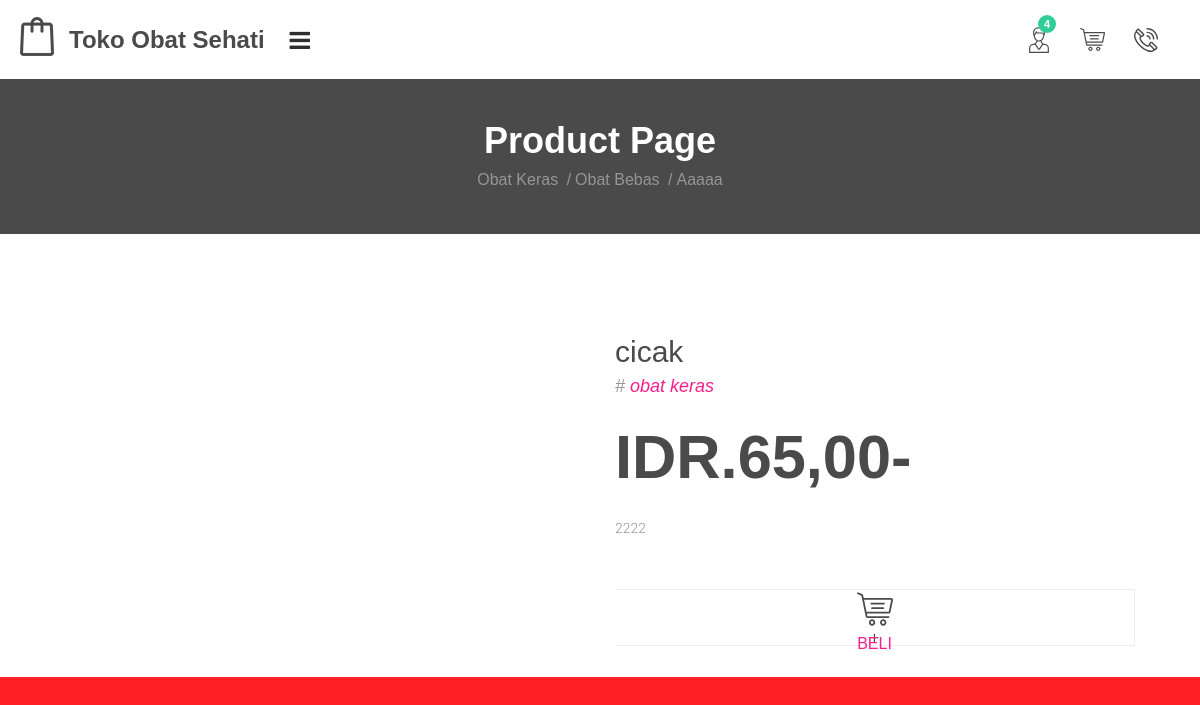
/product.php?cari=produk&kd_produk=5467, run on the app's committed database.
### tables this page shows
CREATE TABLE `jenis` (
  `kd_jenis` char(20) NOT NULL,
  `n_jenis` char(20) NOT NULL,
  `deskripsi` longtext
);

CREATE TABLE `produk` (
  `kd_produk` char(20) NOT NULL,
  `nama` char(30) NOT NULL,
  `foto_file` varchar(99) NOT NULL,
  `kd_jenis` char(20) NOT NULL,
  `harga` char(20) NOT NULL,
  `deskripsi` longtext NOT NULL,
  `quantity` int(11) DEFAULT NULL
);

### product.php (the view, shortened to what this page needs)
<?php
include 'aksinya/fungsi.php';
?>
<!DOCTYPE html>
<html lang="en">
<head>
    <link rel="stylesheet" type="text/css" href="styles/bootstrap-4.1.2/bootstrap.min.css">
    <link href="plugins/font-awesome-4.7.0/css/font-awesome.min.css" rel="stylesheet" type="text/css">
    <link rel="stylesheet" type="text/css" href="plugins/flexslider/flexslider.css">
    <link rel="stylesheet" type="text/css" href="styles/product.css">
    <link rel="stylesheet" type="text/css" href="styles/product_responsive.css">
</head>
<body>
<div class="super_container">
    <?php
    include 'head.php';
    ?>
	<div class="super_container_inner">
		<div class="home">
			<div class="home_container d-flex flex-column align-items-center justify-content-end">
				<div class="home_content text-center">
					<div class="home_title">Product Page</div>
					<div class="breadcrumbs d-flex flex-column align-items-center justify-content-center">
						<ul class="d-flex flex-row align-items-start justify-content-start text-center">
                            <?php
                            list_kategori();
                            ?>
						</ul>
					</div>
				</div>
			</div>
		</div>
		<div class="product" ">
			<div class="container">
				<div class="row">
					<div class="col-lg-6">
                                <?php
                                $kd_produk = $_GET['kd_produk'];
                                $cekproduk = mysqli_query($koneksi,"SELECT * FROM produk where kd_produk='$kd_produk'");
                                $product = mysqli_fetch_object($cekproduk);
                                ?>
					</div>
					<div class="col-lg-6 product_col">
						<div class="product_info">
							<div class="product_name"><?= $product->nama;?></div>
							<div class="product_category">#<a href="kategori.php?cari=kategori&kd_jenis=<?=$product->kd_jenis?>">
                                    <?php
                                    $que = mysqli_query($koneksi,"select * from jenis where kd_jenis='$product->kd_jenis'");
                                    while ($cat = mysqli_fetch_object($que)) {
                                    ?><?=$cat->n_jenis?>
                                </a><?php
                                }
                                ?></div>
							<div class="product_price"><?=format_rupiah($product->harga);?><span></span></div>
							<div class="product_text">
								<p><?=$product->deskripsi;?></p>
							</div>
							<div class="product_buttons">
								<div class="text-right d-flex flex-row align-items-start justify-content-start">
                                    <div style="width: 100%;" class="product_button product_cart text-center d-flex flex-column align-items-center justify-content-center">
										<div>
                                            <div><a alt="" href="cart.php?act=add&amp;kd_produk=<?=$product->kd_produk;?>&amp;ref=index.php" ><img src="images/cart.svg" class="svg">BELI</a></div>+</div></div></div>
									</div>
								</div>
							</div>
						</div>
					</div>
				</div>
			</div>
</body>
</html>

### aksinya/fungsi.php (shortened to what this page needs)
<?php
function query($qry) {
    $result = mysqli_query($GLOBALS["___mysqli_ston"], $qry) or die("Gagal melakukan query pada :
	 <br>$qry<br><br>Kode Salah : <br>&nbsp;&nbsp;&nbsp;" . ((is_object($GLOBALS["___mysqli_ston"])) ? mysqli_error($GLOBALS["___mysqli_ston"]) : (($___mysqli_res = mysqli_connect_error()) ? $___mysqli_res : false)) . "!");
    return $result;
}
function format_rupiah($rp) {
    $hasil = "<b>IDR." . number_format($rp, 0, "", ".") . ",00-</b>";
    return $hasil;
}
function list_kategori() {
    $kat = query("SELECT kd_jenis, n_jenis FROM jenis ");
    while ($row = mysqli_fetch_row($kat)) {
        echo "<li><a href='kategori.php?cari=kategori&kd_jenis=".$row[0]."'>" . ucwords($row[1]) . "</a> </li>";
    }
}
?>

### styles/product.css (style rules this page uses)
* { margin: 0; padding: 0; -webkit-font-smoothing: antialiased; -webkit-text-shadow: rgba(0,0,0,.01) 0 0 1px; text-shadow: rgba(0,0,0,.01) 0 0 1px; }
body { font-family: 'Roboto', sans-serif; font-size: 14px; font-weight: 400; background: #FFFFFF; color: #a5a5a5; }
div { display: block; position: relative; -webkit-box-sizing: border-box; -moz-box-sizing: border-box; box-sizing: border-box; }
ul { list-style: none; margin-bottom: 0px; }
p { font-family: 'Roboto', sans-serif; font-size: 16px; line-height: 1.5; font-weight: 300; color: #969696; -webkit-font-smoothing: antialiased; -webkit-text-shadow: rgba(0,0,0,.01) 0 0 1px; text-shadow: rgba(0,0,0,.01) 0 0 1px; }
p:last-of-type { margin-bottom: 0; }
a { -webkit-transition: all 200ms ease; -moz-transition: all 200ms ease; -ms-transition: all 200ms ease; -o-transition: all 200ms ease; transition: all 200ms ease; }
a, a:hover, a:visited, a:active, a:link { text-decoration: none; -webkit-font-smoothing: antialiased; -webkit-text-shadow: rgba(0,0,0,.01) 0 0 1px; text-shadow: rgba(0,0,0,.01) 0 0 1px; }
img { max-width: 100%; }
.super_container { width: 100%; overflow: hidden; }
.super_container_inner { -webkit-transition: all 400ms ease; -moz-transition: all 400ms ease; -ms-transition: all 400ms ease; -o-transition: all 400ms ease; transition: all 400ms ease; }
.home { width: 100%; height: 234px; padding-top: 79px; background: #4a4a4a; }
.home_container { width: 100%; height: 100%; padding-bottom: 43px; }
.home_title { font-size: 36px; color: #FFFFFF; font-weight: 700; line-height: 0.75; }
.breadcrumbs { margin-top: 15px; }
.breadcrumbs ul li { position: relative; }
.breadcrumbs ul li:not(:last-of-type)::after { display: inline-block; content: '/'; font-size: 16px; font-weight: 500; color: #969696; margin-left: 4px; margin-right: 4px; }
.breadcrumbs ul li, .breadcrumbs ul li a { font-size: 16px; font-weight: 500; color: #969696; }
.product { background: #FFFFFF; padding-top: 99px; padding-bottom: 31px; }
.product_name { font-size: 30px; line-height: 1.2; color: #4a4a4a; font-weight: 500; margin-top: 1px; }
.product_category { margin-top: 5px; }
.product_category, .product_category a { font-size: 18px; color: #969696; font-style: italic; font-weight: 400; }
.product_price { font-size: 61.32px; color: #4a4a4a; font-weight: 500; margin-top: 37px; line-height: 0.75; }
.product_text { margin-top: 36px; }
.product_text p { font-size: 14px; font-weight: 300; color: #969696; line-height: 1.75; }
.product_buttons { width: 100%; height: 57px; margin-top: 49px; }
.product_buttons > div { width: 100%; height: 100%; }
.product_buttons > div > div { width: 50%; height: 100%; border-top: solid 1px #ededed; border-bottom: solid 1px #ededed; background: rgba(255,255,255,0); -webkit-transition: all 200ms ease; -moz-transition: all 200ms ease; -ms-transition: all 200ms ease; -o-transition: all 200ms ease; transition: all 200ms ease; }
.product_buttons > div > div:first-of-type { border-right: solid 1px #ededed; }
.product_button { cursor: pointer; }
.product_button > div > div { width: 36px; height: 36px; margin-top: 4px; }
.product_button > div > div img { max-width: 100% !important; }

### data on the page
jenis: n_jenis "Obat Keras", n_jenis "obat keras"
jenis: n_jenis "Obat Bebas"
jenis: n_jenis "Aaaaa"
produk: nama "cicak", harga "65", deskripsi "2222"
